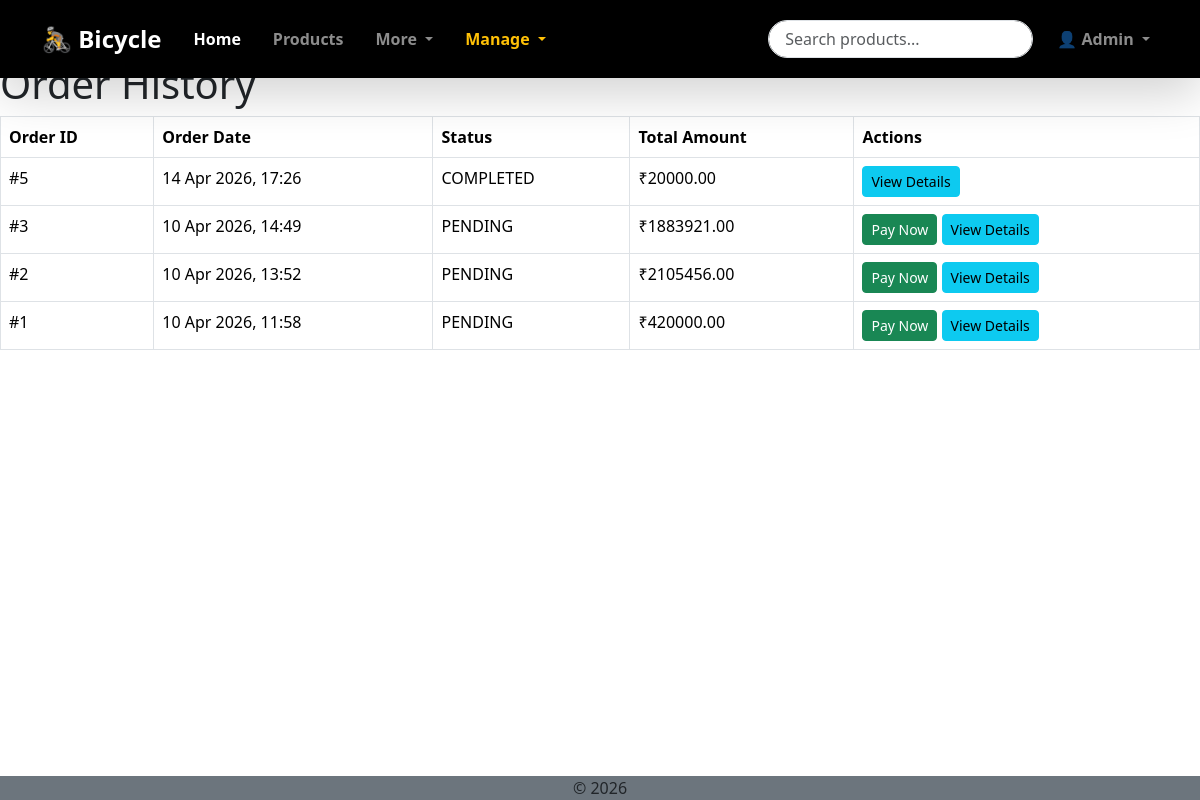
The page /orders/history/ (signed in) on the database its author committed.
### orders/models.py (models this page shows, shortened)
class Order(models.Model):
    user = models.ForeignKey(User, on_delete=models.CASCADE)
    order_date = models.DateTimeField(auto_now_add=True)
    total_amount = models.DecimalField(max_digits=10, decimal_places=2)
    status = models.CharField(max_length=20, choices=[('PENDING','Pending'),('COMPLETED','Completed')])
    razorpay_order_id = models.CharField(max_length=255)
    address = models.ForeignKey(Address, on_delete=models.CASCADE, null=True, blank=True, related_name="orders")

### orders/views.py (the view)
# urls.py: path('orders/history/', views.order_history, name='order_history'),
@login_required
def order_history(request):
    orders = Order.objects.filter(user=request.user).prefetch_related('order_details').order_by('-order_date')
    return render(request, 'orders/order_history.html', {'orders': orders})

### templates/orders/order_history.html (shortened to what this page needs)
{% extends 'base/base.html' %}
{% load static %}
{% block content %}
<h1>Order History</h1>
{% if orders %}
<table class="table table-bordered">
    <thead>
        <tr>
            <th>Order ID</th>
            <th>Order Date</th>
            <th>Status</th>
            <th>Total Amount</th>
            <th>Actions</th>
        </tr>
    </thead>
    <tbody>
        {% for order in orders %}
        <tr>
            <td>#{{ order.id }}</td>
            <td>{{ order.order_date|date:"d M Y, H:i" }}</td>
            <td>{{ order.status }}</td>
            <td>₹{{ order.total_amount }}</td>
            <td>
                {% if order.status == 'PENDING' %}
                    <a href="{% url 'payment:create_razorpay_order' order.id %}" class="btn btn-success btn-sm">
                        Pay Now
                    </a>
                {% endif %}
                <a href="{% url 'order_detail' order.id %}" class="btn btn-info btn-sm">
                    View Details
                </a>
            </td>
        </tr>
        {% endfor %}
    </tbody>
</table>
{% else %}
<p>No orders found.</p>
<a href="{% url 'homepage' %}" class="btn btn-primary">Start Shopping</a>
{% endif %}
{% endblock %}

### templates/base/base.html (shortened to what this page needs)
<!doctype html>
{% load static %}
<html lang="en">
<head>
    <link href="https://cdn.jsdelivr.net/npm/bootstrap@5.3.8/dist/css/bootstrap.min.css" rel="stylesheet"
>
    <link rel="stylesheet" href="{% static 'css/style.css' %}">
    <link rel="stylesheet" href="https://cdn.jsdelivr.net/npm/bootstrap-icons@1.13.1/font/bootstrap-icons.min.css">
</head>
<body>
    {% include 'base/includes/header.html' %}
    <main>
        {% block content %}{% endblock %}
    </main>
    <div class="position-fixed top-0 end-0 p-3" style="z-index: 9999">
    </div>
    {% include 'base/includes/footer.html' %}
</body>
</html>

### templates/base/includes/header.html (shortened to what this page needs)
<header class="fixed-top">
    <nav class="navbar navbar-expand-lg navbar-dark bg-black shadow-lg py-3">
        <div class="container">
            <a class="navbar-brand fw-bold fs-4" href="{% url 'home_page' %}">
                🚴 Bicycle
            </a>
            <div class="collapse navbar-collapse" id="navbarNav">
                <ul class="navbar-nav me-auto align-items-lg-center">
                    <li class="nav-item mx-2">
                        <a class="nav-link active fw-semibold" href="{% url 'home_page' %}">Home</a>
                    </li>
                    <li class="nav-item mx-2">
                        <a class="nav-link fw-semibold" href="{% url 'product_list' %}">Products</a>
                    </li>
                    <li class="nav-item dropdown mx-2">
                        <a class="nav-link dropdown-toggle fw-semibold" href="#" role="button"
                            data-bs-toggle="dropdown">
                            More
                        </a>
                    </li>
                    {% if user.is_staff %}
                    <li class="nav-item dropdown mx-2">
                        <a class="nav-link dropdown-toggle text-warning fw-semibold" href="#"
                            data-bs-toggle="dropdown">
                            Manage
                        </a>
                    </li>
                    {% endif %}
                </ul>
                <form class="d-flex me-3" action="{% url 'search_view' %}">
                    <input class="form-control rounded-pill px-3" type="search" placeholder="Search products..." name="q" value="{{query}}">
                </form>
                <ul class="navbar-nav">
                    <li class="nav-item dropdown">
                        <a class="nav-link dropdown-toggle fw-semibold" href="#" data-bs-toggle="dropdown">
                            {% if user.is_authenticated %}
                                👤 {{ user.username.capitalize }}
                            {% else %}
                                Accounts
                            {% endif %}
                        </a>
                    </li>
                </ul>
            </div>
        </div>
    </nav>
</header>

### templates/base/includes/footer.html
<footer class="fixed-bottom text-center w-100 bg-secondary">
    <div>&copy; 2026</div>
</footer>

### static/css/style.css (style rules this page uses)
* { padding: 0; margin: 0; box-sizing: border-box; }
body { padding-top: 60px; padding-bottom: 50px; }

### rows shown on the page
Order: id "5", order_date "14 Apr 2026, 17:26", status "COMPLETED", total_amount "20000.00"
Order: id "3", order_date "10 Apr 2026, 14:49", status "PENDING", total_amount "1883921.00", shows "Pay Now"
Order: id "2", order_date "10 Apr 2026, 13:52", status "PENDING", total_amount "2105456.00", shows "Pay Now"
Order: id "1", order_date "10 Apr 2026, 11:58", status "PENDING", total_amount "420000.00", shows "Pay Now"

### other values the page prints
{{ user.username.capitalize }} "Admin"
